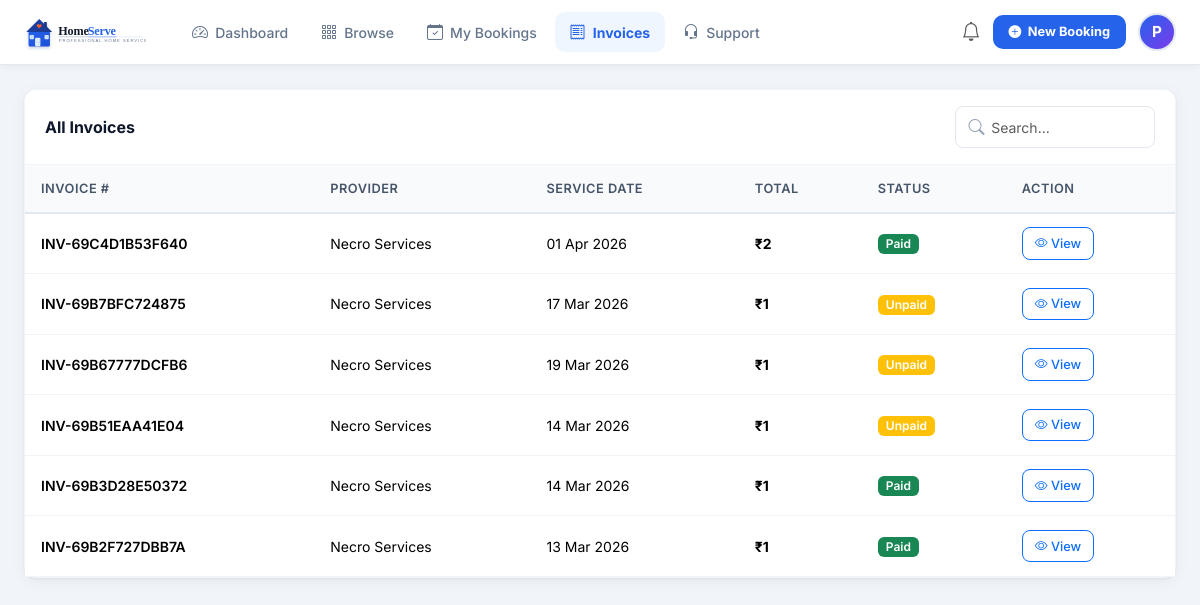
/modules/user/invoices.php (signed in), run on the app's committed database.
### tables this page shows
CREATE TABLE `invoices` (
  `id` int(11) NOT NULL,
  `booking_id` int(11) NOT NULL,
  `invoice_number` varchar(30) NOT NULL,
  `subtotal` decimal(10,2) NOT NULL,
  `tax_rate` decimal(5,2) DEFAULT 0.00,
  `tax_amount` decimal(10,2) DEFAULT 0.00,
  `grand_total` decimal(10,2) NOT NULL,
  `payment_status` enum('unpaid','paid') DEFAULT 'unpaid',
  `generated_at` timestamp NOT NULL DEFAULT current_timestamp()
);

CREATE TABLE `providers` (
  `id` int(11) NOT NULL,
  `user_id` int(11) NOT NULL,
  `category_id` int(11) NOT NULL,
  `business_name` varchar(150) NOT NULL,
  `bio` text DEFAULT NULL,
  `experience_years` int(11) DEFAULT 0,
  `base_price` decimal(10,2) DEFAULT 0.00,
  `availability_status` enum('available','busy','offline') DEFAULT 'available',
  `approval_status` enum('pending','approved','suspended') DEFAULT 'pending',
  `profile_photo` varchar(255) DEFAULT NULL,
  `address` text DEFAULT NULL,
  `created_at` timestamp NOT NULL DEFAULT current_timestamp(),
  `updated_at` timestamp NOT NULL DEFAULT current_timestamp() ON UPDATE current_timestamp()
);

CREATE TABLE `bookings` (
  `id` int(11) NOT NULL,
  `customer_id` int(11) NOT NULL,
  `provider_id` int(11) NOT NULL,
  `scheduled_date` date NOT NULL,
  `scheduled_time` time NOT NULL,
  `address` text NOT NULL,
  `notes` text DEFAULT NULL,
  `verified_phone` varchar(20) DEFAULT NULL,
  `status` enum('pending','accepted','in_progress','completed','cancelled') DEFAULT 'pending',
  `cancellation_reason` text DEFAULT NULL,
  `created_at` timestamp NOT NULL DEFAULT current_timestamp(),
  `updated_at` timestamp NOT NULL DEFAULT current_timestamp() ON UPDATE current_timestamp()
);

### modules/user/invoices.php (the view, shortened to what this page needs)
<?php
require_once __DIR__ . '/../../includes/auth.php';
$db = getDB(); $uid = currentUserId();
$invoices = $db->prepare("SELECT inv.*, b.scheduled_date, b.status as booking_status, p.business_name
    FROM invoices inv JOIN bookings b ON inv.booking_id=b.id JOIN providers p ON b.provider_id=p.id
    WHERE b.customer_id=? ORDER BY inv.generated_at DESC");
$invoices->execute([$uid]);
$invList = $invoices->fetchAll();
?>
<?php require_once __DIR__ . '/../../includes/header.php'; ?>
<?php require_once __DIR__ . '/../../includes/topnav_user.php'; ?>
<div class="user-main-content">
  <div class="page-content">
    <div class="card table-card">
      <div class="card-header d-flex justify-content-between align-items-center">
        <span class="card-title">All Invoices</span>
        <div class="search-bar"><i class="bi bi-search"></i><input type="text" id="tableSearch" class="form-control form-control-sm" placeholder="Search..." style="width:200px;padding-left:2.2rem"></div>
      </div>
      <div class="table-responsive" data-searchable>
        <table class="table">
          <thead><tr><th>Invoice #</th><th>Provider</th><th>Service Date</th><th>Total</th><th>Status</th><th>Action</th></tr></thead>
          <tbody>
          <?php if (empty($invList)): ?>
          <tr><td colspan="6" class="text-center py-4 text-muted">No invoices found.</td></tr>
          <?php else: foreach ($invList as $i): ?>
          <tr>
            <td><span class="fw-600"><?= $i['invoice_number'] ?></span></td>
            <td><?= sanitize($i['business_name']) ?></td>
            <td><?= formatDate($i['scheduled_date']) ?></td>
            <td class="fw-700"><?= formatCurrency($i['grand_total']) ?></td>
            <td><?= statusBadge($i['payment_status']) ?></td>
            <td><a href="<?= APP_URL ?>/modules/user/invoice.php?id=<?= $i['booking_id'] ?>" class="btn btn-sm btn-outline-primary"><i class="bi bi-eye"></i> View</a></td>
          </tr>
          <?php endforeach; endif; ?>
          </tbody>
        </table>
      </div>
    </div>
  </div>
<?php require_once __DIR__ . '/../../includes/footer.php'; ?>

### includes/auth.php (shortened to what this page needs)
<?php
function sanitize($input) {
    return htmlspecialchars(strip_tags(trim($input)), ENT_QUOTES, 'UTF-8');
}
function formatCurrency($amount) {
    return '₹' . number_format($amount, 0);
}
function formatDate($date) {
    return date('d M Y', strtotime($date));
}
function statusBadge($status) {
    $map = [
        'pending'     => 'warning',
        'accepted'    => 'info',
        'in_progress' => 'primary',
        'completed'   => 'success',
        'cancelled'   => 'danger',
        'approved'    => 'success',
        'suspended'   => 'danger',
        'unpaid'      => 'warning',
        'paid'        => 'success',
    ];
    $color = $map[$status] ?? 'secondary';
    $label = ucwords(str_replace('_', ' ', $status));
    return "<span class=\"badge bg-{$color}\">{$label}</span>";
}

### assets/css/main.css (style rules this page uses)
:root { --primary: #2563eb; --primary-dark: #1d4ed8; --primary-light: #eff6ff; --secondary: #7c3aed; --success: #059669; --warning: #d97706; --danger: #dc2626; --sidebar-width: 260px; --sidebar-bg: #0f172a; --sidebar-hover: rgba(255,255,255,0.08); --topbar-height: 64px; --card-shadow: 0 1px 3px rgba(0,0,0,.07), 0 4px 16px rgba(0,0,0,.05); --card-radius: 12px; --transition: all .2s ease; }
* { box-sizing: border-box; }
body { font-family: 'Inter', sans-serif; background: #f1f5f9; color: #1e293b; margin: 0; }
.page-content { padding: 1.5rem; flex: 1; }
.card { border: 1px solid #f1f5f9; border-radius: var(--card-radius); box-shadow: var(--card-shadow); background: #fff; }
.card-header { background: #fff; border-bottom: 1px solid #f1f5f9; padding: 1rem 1.25rem; border-radius: var(--card-radius) var(--card-radius) 0 0 !important; }
.card-header .card-title { font-weight: 700; color: #0f172a; margin: 0; font-size: 1rem; }
.table-card .table { margin: 0; }
.table thead th { background: #f8fafc; border-bottom: 2px solid #e2e8f0; font-size: .8rem; font-weight: 600; color: #475569; text-transform: uppercase; letter-spacing: .5px; padding: .85rem 1rem; }
.table tbody td { padding: .85rem 1rem; font-size: .875rem; vertical-align: middle; border-color: #f1f5f9; }
.form-control, .form-select { border-radius: 8px; border: 1.5px solid #e2e8f0; font-size: .875rem; padding: .6rem .875rem; transition: var(--transition); }
.btn { border-radius: 8px; font-weight: 500; font-size: .875rem; transition: var(--transition); }
.btn-sm { padding: .35rem .75rem; font-size: .8rem; }
.badge { font-size: .75rem; font-weight: 600; padding: .35em .65em; border-radius: 6px; }
.search-bar { position: relative; }
.search-bar i { position: absolute; left: .85rem; top: 50%; transform: translateY(-50%); color: #94a3b8; }
.search-bar input { padding-left: 2.5rem; }
.page-content { animation: fadeIn .4s ease both; }
.card { animation: fadeInUp .4s ease both; }
tbody tr { animation: fadeIn .3s ease both; }
tbody tr:nth-child(1) { animation-delay: .04s; }
tbody tr:nth-child(2) { animation-delay: .07s; }
tbody tr:nth-child(3) { animation-delay: .10s; }
tbody tr:nth-child(4) { animation-delay: .13s; }
tbody tr:nth-child(5) { animation-delay: .16s; }
tbody tr:nth-child(6) { animation-delay: .19s; }
.table tbody tr { transition: background .15s ease, transform .15s ease; }
.btn { position: relative; overflow: hidden; transition: all .2s ease; }
.form-control, .form-select { transition: border-color .2s ease, box-shadow .2s ease, transform .2s ease; }
.badge { animation: scaleIn .3s cubic-bezier(.34,1.56,.64,1) both; }
.user-main-content { min-height: 100vh; background: #f1f5f9; }
.user-main-content .page-content { padding: 1.5rem; }
.fw-600 { font-weight: 600 !important; }
.fw-700 { font-weight: 700 !important; }

### data on the page
invoices: invoice_number "INV-69C4D1B53F640", providers.business_name "Necro Services", booking.scheduled_date "01 Apr 2026", grand_total "₹2", payment_status "Paid"
invoices: invoice_number "INV-69B7BFC724875", providers.business_name "Necro Services", booking.scheduled_date "17 Mar 2026", grand_total "₹1", payment_status "Unpaid"
invoices: invoice_number "INV-69B67777DCFB6", providers.business_name "Necro Services", booking.scheduled_date "19 Mar 2026", grand_total "₹1", payment_status "Unpaid"
invoices: invoice_number "INV-69B51EAA41E04", providers.business_name "Necro Services", booking.scheduled_date "14 Mar 2026", grand_total "₹1", payment_status "Unpaid"
invoices: invoice_number "INV-69B3D28E50372", providers.business_name "Necro Services", booking.scheduled_date "14 Mar 2026", grand_total "₹1", payment_status "Paid"
invoices: invoice_number "INV-69B2F727DBB7A", providers.business_name "Necro Services", booking.scheduled_date "13 Mar 2026", grand_total "₹1", payment_status "Paid"

### other printed values
$label "Dashboard"
$label "Browse"
$label "My Bookings"
$label "Invoices"
$label "Support"
substr($_SESSION['name'] ?? 'U', 0, 1) "P"
